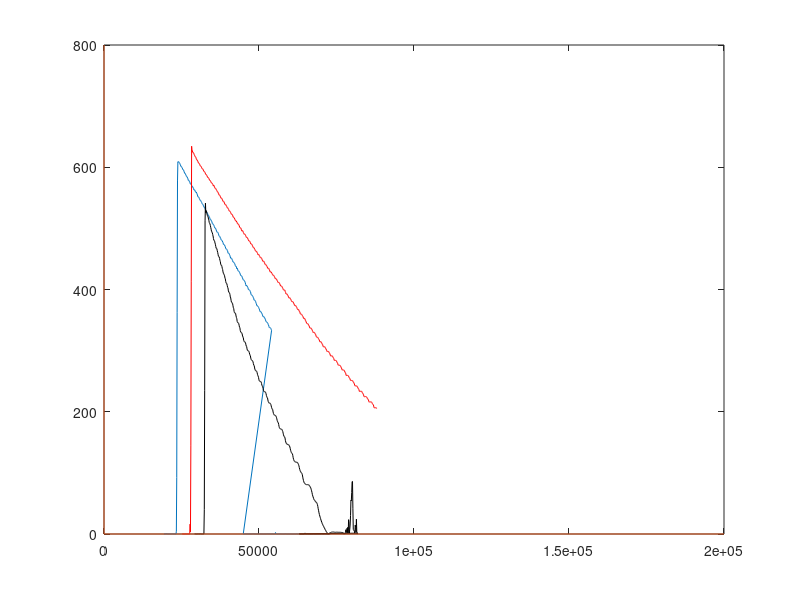

Reproduce this figure in MATLAB.
clc
close all
clear 

raw1 = importdata('./10-05/de test 1.txt');
raw2 = importdata('./10-05/de test 2.txt');
raw3 = importdata('./10-05/tumbling test 1.txt');

fig = figure();
plot(raw1(:,3),raw1(:,2));
hold on;
plot(raw2(:,3),raw2(:,2),'k');
hold on;
plot(raw3(:,3),raw3(:,2),'r');
hold on;
line([0 200000],[0 0]);
hold on;
line([0 0],[0 800]);